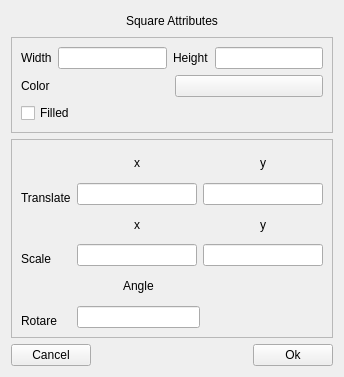
<?xml version="1.0" encoding="UTF-8"?>
<ui version="4.0">
 <class>square_attributeEditorForm</class>
 <widget class="QWidget" name="square_attributeEditorForm">
  <property name="geometry">
   <rect>
    <x>0</x>
    <y>0</y>
    <width>344</width>
    <height>377</height>
   </rect>
  </property>
  <property name="windowTitle">
   <string>Square Editor</string>
  </property>
  <layout class="QGridLayout" name="gridLayout_3">
   <item row="0" column="0">
    <layout class="QHBoxLayout" name="horizontalLayout_8">
     <item>
      <spacer name="horizontalSpacer_9">
       <property name="orientation">
        <enum>Qt::Horizontal</enum>
       </property>
       <property name="sizeHint" stdset="0">
        <size>
         <width>40</width>
         <height>20</height>
        </size>
       </property>
      </spacer>
     </item>
     <item>
      <widget class="QLabel" name="Square_lable">
       <property name="text">
        <string>Square Attributes</string>
       </property>
      </widget>
     </item>
     <item>
      <spacer name="horizontalSpacer_10">
       <property name="orientation">
        <enum>Qt::Horizontal</enum>
       </property>
       <property name="sizeHint" stdset="0">
        <size>
         <width>40</width>
         <height>20</height>
        </size>
       </property>
      </spacer>
     </item>
    </layout>
   </item>
   <item row="1" column="0">
    <widget class="QFrame" name="frame_2">
     <property name="frameShape">
      <enum>QFrame::StyledPanel</enum>
     </property>
     <property name="frameShadow">
      <enum>QFrame::Raised</enum>
     </property>
     <layout class="QGridLayout" name="gridLayout">
      <item row="0" column="0">
       <layout class="QHBoxLayout" name="horizontalLayout_23">
        <item>
         <layout class="QHBoxLayout" name="horizontalLayout_25">
          <item>
           <widget class="QLabel" name="width_label">
            <property name="text">
             <string>Width</string>
            </property>
           </widget>
          </item>
          <item>
           <widget class="QLineEdit" name="width_lineEdit"/>
          </item>
         </layout>
        </item>
        <item>
         <layout class="QHBoxLayout" name="horizontalLayout_26">
          <item>
           <widget class="QLabel" name="height_label">
            <property name="text">
             <string>Height</string>
            </property>
           </widget>
          </item>
          <item>
           <widget class="QLineEdit" name="height_lineEdit"/>
          </item>
         </layout>
        </item>
       </layout>
      </item>
      <item row="1" column="0">
       <layout class="QHBoxLayout" name="horizontalLayout_5">
        <item>
         <widget class="QLabel" name="color_label">
          <property name="text">
           <string>Color</string>
          </property>
         </widget>
        </item>
        <item>
         <widget class="QPushButton" name="squarecolor_button">
          <property name="text">
           <string/>
          </property>
         </widget>
        </item>
       </layout>
      </item>
      <item row="2" column="0">
       <layout class="QHBoxLayout" name="horizontalLayout_2">
        <item>
         <widget class="QCheckBox" name="checkBoxFilled">
          <property name="text">
           <string>Filled</string>
          </property>
         </widget>
        </item>
        <item>
         <spacer name="horizontalSpacer_15">
          <property name="orientation">
           <enum>Qt::Horizontal</enum>
          </property>
          <property name="sizeHint" stdset="0">
           <size>
            <width>40</width>
            <height>20</height>
           </size>
          </property>
         </spacer>
        </item>
       </layout>
      </item>
     </layout>
    </widget>
   </item>
   <item row="2" column="0">
    <widget class="QFrame" name="frame">
     <property name="frameShape">
      <enum>QFrame::StyledPanel</enum>
     </property>
     <property name="frameShadow">
      <enum>QFrame::Raised</enum>
     </property>
     <layout class="QGridLayout" name="gridLayout_2">
      <item row="0" column="0">
       <layout class="QVBoxLayout" name="verticalLayout_8">
        <item>
         <layout class="QVBoxLayout" name="verticalLayout_3">
          <item>
           <spacer name="verticalSpacer">
            <property name="orientation">
             <enum>Qt::Vertical</enum>
            </property>
            <property name="sizeHint" stdset="0">
             <size>
              <width>20</width>
              <height>40</height>
             </size>
            </property>
           </spacer>
          </item>
          <item>
           <widget class="QLabel" name="translate_label">
            <property name="text">
             <string>Translate</string>
            </property>
            <property name="buddy">
             <cstring>xtranslate_lineEdit</cstring>
            </property>
           </widget>
          </item>
         </layout>
        </item>
        <item>
         <layout class="QVBoxLayout" name="verticalLayout_4">
          <item>
           <spacer name="verticalSpacer_2">
            <property name="orientation">
             <enum>Qt::Vertical</enum>
            </property>
            <property name="sizeHint" stdset="0">
             <size>
              <width>20</width>
              <height>40</height>
             </size>
            </property>
           </spacer>
          </item>
          <item>
           <widget class="QLabel" name="scale_label">
            <property name="text">
             <string>Scale     </string>
            </property>
            <property name="buddy">
             <cstring>xtranslate_lineEdit</cstring>
            </property>
           </widget>
          </item>
         </layout>
        </item>
        <item>
         <layout class="QVBoxLayout" name="verticalLayout_7">
          <item>
           <spacer name="verticalSpacer_3">
            <property name="orientation">
             <enum>Qt::Vertical</enum>
            </property>
            <property name="sizeHint" stdset="0">
             <size>
              <width>20</width>
              <height>40</height>
             </size>
            </property>
           </spacer>
          </item>
          <item>
           <widget class="QLabel" name="scale_label_2">
            <property name="text">
             <string>Rotare   </string>
            </property>
            <property name="buddy">
             <cstring>xtranslate_lineEdit</cstring>
            </property>
           </widget>
          </item>
         </layout>
        </item>
       </layout>
      </item>
      <item row="0" column="1">
       <layout class="QVBoxLayout" name="verticalLayout_10">
        <item>
         <layout class="QHBoxLayout" name="horizontalLayout_12">
          <item>
           <layout class="QVBoxLayout" name="verticalLayout">
            <item>
             <layout class="QHBoxLayout" name="horizontalLayout_9">
              <item>
               <spacer name="horizontalSpacer">
                <property name="orientation">
                 <enum>Qt::Horizontal</enum>
                </property>
                <property name="sizeHint" stdset="0">
                 <size>
                  <width>40</width>
                  <height>20</height>
                 </size>
                </property>
               </spacer>
              </item>
              <item>
               <widget class="QLabel" name="xtranslate_label">
                <property name="text">
                 <string>x</string>
                </property>
                <property name="buddy">
                 <cstring>xtranslate_lineEdit</cstring>
                </property>
               </widget>
              </item>
              <item>
               <spacer name="horizontalSpacer_2">
                <property name="orientation">
                 <enum>Qt::Horizontal</enum>
                </property>
                <property name="sizeHint" stdset="0">
                 <size>
                  <width>40</width>
                  <height>20</height>
                 </size>
                </property>
               </spacer>
              </item>
             </layout>
            </item>
            <item>
             <widget class="QLineEdit" name="xtranslate_lineEdit"/>
            </item>
           </layout>
          </item>
          <item>
           <layout class="QVBoxLayout" name="verticalLayout_2">
            <item>
             <layout class="QHBoxLayout" name="horizontalLayout_10">
              <item>
               <spacer name="horizontalSpacer_3">
                <property name="orientation">
                 <enum>Qt::Horizontal</enum>
                </property>
                <property name="sizeHint" stdset="0">
                 <size>
                  <width>40</width>
                  <height>20</height>
                 </size>
                </property>
               </spacer>
              </item>
              <item>
               <widget class="QLabel" name="ytranslate_label">
                <property name="text">
                 <string>y</string>
                </property>
                <property name="buddy">
                 <cstring>yTranslate_lineEdit</cstring>
                </property>
               </widget>
              </item>
              <item>
               <spacer name="horizontalSpacer_4">
                <property name="orientation">
                 <enum>Qt::Horizontal</enum>
                </property>
                <property name="sizeHint" stdset="0">
                 <size>
                  <width>40</width>
                  <height>20</height>
                 </size>
                </property>
               </spacer>
              </item>
             </layout>
            </item>
            <item>
             <widget class="QLineEdit" name="yTranslate_lineEdit"/>
            </item>
           </layout>
          </item>
         </layout>
        </item>
        <item>
         <layout class="QHBoxLayout" name="horizontalLayout_11">
          <item>
           <layout class="QVBoxLayout" name="verticalLayout_5">
            <item>
             <layout class="QHBoxLayout" name="horizontalLayout_13">
              <item>
               <spacer name="horizontalSpacer_5">
                <property name="orientation">
                 <enum>Qt::Horizontal</enum>
                </property>
                <property name="sizeHint" stdset="0">
                 <size>
                  <width>40</width>
                  <height>20</height>
                 </size>
                </property>
               </spacer>
              </item>
              <item>
               <widget class="QLabel" name="xScale_label_2">
                <property name="text">
                 <string>x</string>
                </property>
                <property name="buddy">
                 <cstring>xtranslate_lineEdit</cstring>
                </property>
               </widget>
              </item>
              <item>
               <spacer name="horizontalSpacer_6">
                <property name="orientation">
                 <enum>Qt::Horizontal</enum>
                </property>
                <property name="sizeHint" stdset="0">
                 <size>
                  <width>40</width>
                  <height>20</height>
                 </size>
                </property>
               </spacer>
              </item>
             </layout>
            </item>
            <item>
             <widget class="QLineEdit" name="xScale_lineEdit"/>
            </item>
           </layout>
          </item>
          <item>
           <layout class="QVBoxLayout" name="verticalLayout_6">
            <item>
             <layout class="QHBoxLayout" name="horizontalLayout_14">
              <item>
               <spacer name="horizontalSpacer_7">
                <property name="orientation">
                 <enum>Qt::Horizontal</enum>
                </property>
                <property name="sizeHint" stdset="0">
                 <size>
                  <width>40</width>
                  <height>20</height>
                 </size>
                </property>
               </spacer>
              </item>
              <item>
               <widget class="QLabel" name="yScale_label_2">
                <property name="text">
                 <string>y</string>
                </property>
                <property name="buddy">
                 <cstring>yTranslate_lineEdit</cstring>
                </property>
               </widget>
              </item>
              <item>
               <spacer name="horizontalSpacer_8">
                <property name="orientation">
                 <enum>Qt::Horizontal</enum>
                </property>
                <property name="sizeHint" stdset="0">
                 <size>
                  <width>40</width>
                  <height>20</height>
                 </size>
                </property>
               </spacer>
              </item>
             </layout>
            </item>
            <item>
             <widget class="QLineEdit" name="yScale_lineEdit"/>
            </item>
           </layout>
          </item>
         </layout>
        </item>
        <item>
         <layout class="QHBoxLayout" name="horizontalLayout_22">
          <item>
           <layout class="QVBoxLayout" name="verticalLayout_9">
            <item>
             <layout class="QHBoxLayout" name="horizontalLayout_24">
              <item>
               <spacer name="horizontalSpacer_11">
                <property name="orientation">
                 <enum>Qt::Horizontal</enum>
                </property>
                <property name="sizeHint" stdset="0">
                 <size>
                  <width>40</width>
                  <height>20</height>
                 </size>
                </property>
               </spacer>
              </item>
              <item>
               <widget class="QLabel" name="angle_label">
                <property name="text">
                 <string>Angle</string>
                </property>
                <property name="buddy">
                 <cstring>yTranslate_lineEdit</cstring>
                </property>
               </widget>
              </item>
              <item>
               <spacer name="horizontalSpacer_12">
                <property name="orientation">
                 <enum>Qt::Horizontal</enum>
                </property>
                <property name="sizeHint" stdset="0">
                 <size>
                  <width>40</width>
                  <height>20</height>
                 </size>
                </property>
               </spacer>
              </item>
             </layout>
            </item>
            <item>
             <widget class="QLineEdit" name="rotate_lineEdit"/>
            </item>
           </layout>
          </item>
          <item>
           <spacer name="horizontalSpacer_13">
            <property name="orientation">
             <enum>Qt::Horizontal</enum>
            </property>
            <property name="sizeHint" stdset="0">
             <size>
              <width>40</width>
              <height>20</height>
             </size>
            </property>
           </spacer>
          </item>
         </layout>
        </item>
       </layout>
      </item>
     </layout>
    </widget>
   </item>
   <item row="3" column="0">
    <layout class="QHBoxLayout" name="horizontalLayout">
     <item>
      <widget class="QPushButton" name="square_Cancel">
       <property name="text">
        <string>Cancel</string>
       </property>
      </widget>
     </item>
     <item>
      <spacer name="horizontalSpacer_14">
       <property name="orientation">
        <enum>Qt::Horizontal</enum>
       </property>
       <property name="sizeHint" stdset="0">
        <size>
         <width>40</width>
         <height>20</height>
        </size>
       </property>
      </spacer>
     </item>
     <item>
      <widget class="QPushButton" name="square_OK">
       <property name="text">
        <string>Ok</string>
       </property>
      </widget>
     </item>
    </layout>
   </item>
  </layout>
 </widget>
 <resources/>
 <connections>
  <connection>
   <sender>squarecolor_button</sender>
   <signal>clicked()</signal>
   <receiver>square_attributeEditorForm</receiver>
   <slot>colorChanged()</slot>
   <hints>
    <hint type="sourcelabel">
     <x>271</x>
     <y>81</y>
    </hint>
    <hint type="destinationlabel">
     <x>2</x>
     <y>111</y>
    </hint>
   </hints>
  </connection>
 </connections>
 <slots>
  <slot>colorChanged()</slot>
 </slots>
</ui>
